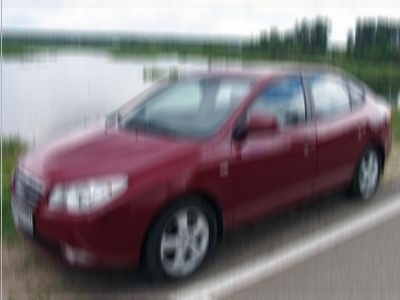
#> input picture Patchify/car.jpg, 400 x 300 px
$ python Patchify.py
#> lines starting #> are read from the running program, lines starting #| are printed output that depends on the picture
# -*- coding: utf-8 -*-
"""
Created on Mon May 22 12:46:36 2023

@author: Raisul
"""

import numpy as np
import numpy as np
from patchify import patchify, unpatchify
from PIL import Image
from PIL import Image
import cv2
import matplotlib.pyplot as plt
import urllib.request

def unpatchify(patches, image_shape):
    num_patches = len(patches)
    patch_height, patch_width = patches[0].shape[:2]
    height, width = image_shape
    num_patches_per_row = width // patch_width

    image = np.zeros((height, width), dtype=patches[0].dtype)

    for i in range(num_patches):
        row = i // num_patches_per_row
        col = i % num_patches_per_row
        patch = patches[i]
        image[row * patch_height:(row+1) * patch_height, col * patch_width:(col+1) * patch_width] = patch

    return image

def patchify(image, patch_size):
    height, width = image.shape[:2]
    patch_height, patch_width = patch_size
    patches = []

    for i in range(0, height, patch_height):
        for j in range(0, width, patch_width):
            patch = image[i:i+patch_height, j:j+patch_width]
            patches.append(patch)

    return patches

# Example usage
image = cv2.imread("car.jpg",cv2.IMREAD_GRAYSCALE)
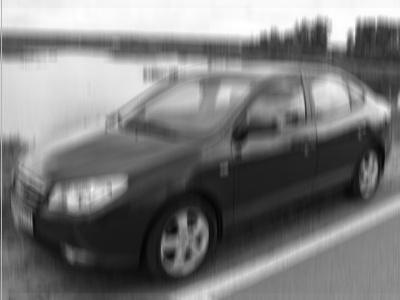
#> image: shape (300, 400); min 2, max 255, mean 122.8


patch_size = (100, 100)
patch_list = patchify(image, patch_size)
#> after the loop in patchify, `for i in range(0, height, patch_height):`: patches = 12 items
#> patch_list = 12 items

# Print the patches
num=-1
for i, patch in enumerate(patch_list):
    patch = Image.fromarray(patch)
    display(patch)
    num=num+1
    patch.save(f"patch_{num}.jpg")
#> this loop made 12 passes
#> pass 1, `patch = Image.fromarray(patch)`:
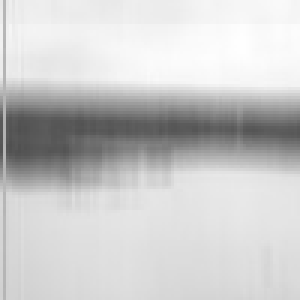
#> patch: PIL image 100x100 L (shown 3 times larger); min 80, max 254, mean 202.4
#> pass 2, `patch = Image.fromarray(patch)`:
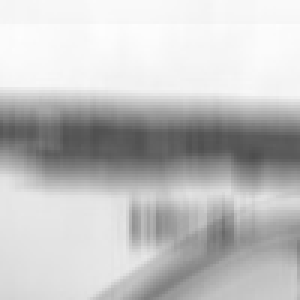
#> patch: PIL image 100x100 L (shown 3 times larger); min 77, max 253, mean 194.3
#> pass 3, `patch = Image.fromarray(patch)`:
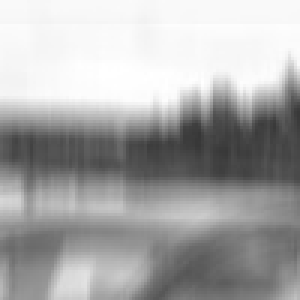
#> patch: PIL image 100x100 L (shown 3 times larger); min 55, max 255, mean 169
#> after the loop, num = 11

restored_image=unpatchify(patch_list,image.shape)
#> in unpatchify, `num_patches = len(patches)`: num_patches = 12
restored_image = Image.fromarray(restored_image)
display(restored_image)
